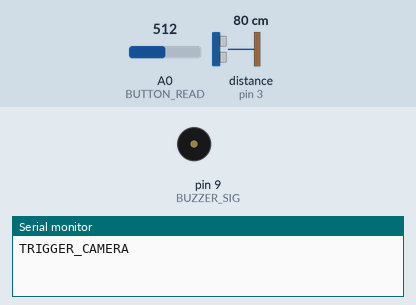
Bench run of a sketch on a simulated Arduino Uno, built with avr-gcc and run on an emulated ATmega328P. Shown: buzzer (waves = sounding), the last lines printed to the serial monitor. Wiring (inferred from the names in the program): ultrasonic range finder: trigger pin 4; echo pin 3. The test bench sets the inputs (shaded band); at power-on: A0 (BUTTON_READ) = 512, distance to the obstacle (sensor on pin 3) 80 cm. The echo pulse lasts 58.3 µs per cm.

Above: at 0.1 s.
At 1.6 s:
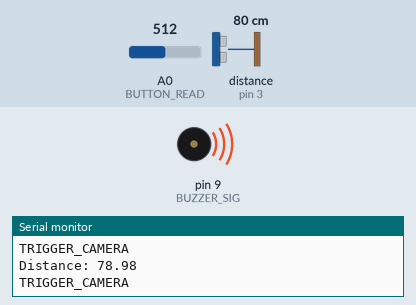
1.7 s: A0 (BUTTON_READ) set to 482
5.5 s: distance to the obstacle (sensor on pin 3) set to 18 cm
9.3 s: distance to the obstacle (sensor on pin 3) set to 4 cm
Timing chart, 0 to 12.3 s (numbered marks = the images above; inputs shaded):
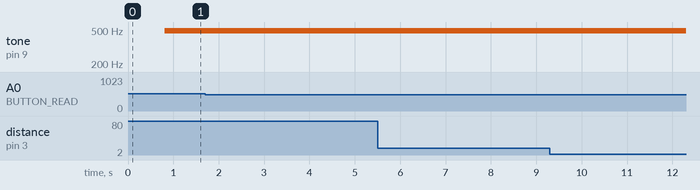

The sketch:

main.ino
```cpp
class UltrasonicSensor {
private:
    int trigger;
    int echo;
public:
    UltrasonicSensor(int trigger, int echo): trigger(trigger), echo(echo) {}
    int get_trigger() { return trigger; }
    int get_echo() { return echo; }

    float measure_distance() {
        digitalWrite(trigger, LOW);
        delayMicroseconds(2);
        digitalWrite(trigger, HIGH);
        delayMicroseconds(10);
        digitalWrite(trigger, LOW);

        float duration = pulseIn(echo, HIGH);
        float distance = duration * 0.034/2// Distance is in centimeters
;
        return distance;
    }
};

const int TRIG_PIN = 4;
const int ECHO_PIN = 3;
const int BUZZER_SIG = 9;
const int BUTTON_READ = A0;

const float MIN_DISTANCE = 1.0;
const float MAX_DISTANCE = 200.0;
const int MAX_BUZZER = 255;

void communicate_phone() {
    Serial.println("TRIGGER_CAMERA");
    delay(800);
}

void setup() {
    Serial.begin(9600);
    pinMode(TRIG_PIN, OUTPUT);
    pinMode(ECHO_PIN, INPUT);
    pinMode(BUZZER_SIG, OUTPUT);
    pinMode(BUTTON_READ, INPUT);
}

void loop() {
    UltrasonicSensor ultrasonic_sensor(TRIG_PIN, ECHO_PIN);

    int button_read = analogRead(BUTTON_READ);
    if (button_read > 500) {
        communicate_phone();
    }

    float distance = ultrasonic_sensor.measure_distance();

    Serial.print("Distance: ");
    Serial.println(distance);

    int buzzer_intensity = 0;
    if (distance > 0 && distance < MAX_DISTANCE) {
        if (distance < MIN_DISTANCE) {
            buzzer_intensity = MAX_BUZZER;
        } else {
            // Inverse relationship between distance and intensity
            buzzer_intensity = map(
                (int)(distance * 10),
                MIN_DISTANCE * 10,
                MAX_DISTANCE * 10,
                MAX_BUZZER,
                0
            );
        }
    }

    analogWrite(BUZZER_SIG, buzzer_intensity);

    delay(50);
}
```
